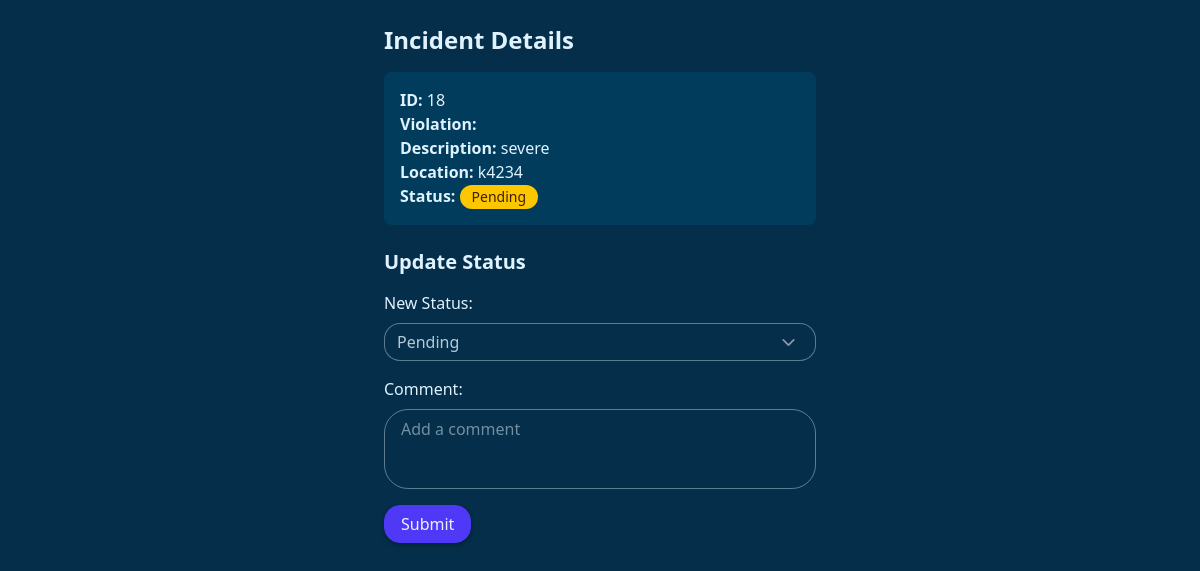
/pages/incident_details.php?id=18 (signed in), run on the app's committed database.
### tables this page shows
CREATE TABLE `incidents` (
  `id` int(11) NOT NULL,
  `passenger_id` int(11) DEFAULT NULL,
  `matatu_id` int(11) DEFAULT NULL,
  `driver_id` int(11) DEFAULT NULL,
  `violation_type` text NOT NULL,
  `description` text NOT NULL,
  `details` text DEFAULT NULL,
  `timestamp` datetime DEFAULT current_timestamp(),
  `status` enum('pending','reviewed','resolved') DEFAULT 'pending',
  `reported_by` int(11) DEFAULT NULL,
  `image_path` varchar(255) DEFAULT NULL,
  `location` varchar(255) NOT NULL
);

### pages/incident_details.php (the view, shortened to what this page needs)
<?php
require '../auth/config.php';
try {
    $incident_id = $_GET['id'];
    $stmt = $pdo->prepare("SELECT * FROM incidents WHERE id = ?");
    $stmt->execute([$incident_id]);
    $incident = $stmt->fetch(PDO::FETCH_ASSOC);
} catch (Exception $e) {
    $error_message = $e->getMessage();
}
?>
<!DOCTYPE html>
<html lang="en">
<head>
    <link rel="stylesheet" href="../src/output.css">
</head>
<body class="bg-base-100 ">
    <div class="container mx-auto w-full sm:w-[30rem] p-6">
        <h2 class="text-2xl font-bold mb-4">Incident Details</h2>
        <?php if (isset($error_message)): ?>
            <div class="alert alert-error"><?= htmlspecialchars($error_message) ?></div>
        <?php else: ?>
            <div class=" p-4 rounded-lg bg-base-200/50">
                <p><strong>ID:</strong> <?= $incident['id'] ?></p>
                <p><strong>Violation:</strong> <?= htmlspecialchars($incident['violation_type']) ?></p>
                <p><strong>Description:</strong> <?= htmlspecialchars($incident['description']) ?></p>
                <p><strong>Location:</strong> <?= htmlspecialchars($incident['location']) ?></p>
                <p>
                    <strong>Status:</strong>
                    <span class="badge
                        <?= $incident['status'] == 'pending' ? 'badge-warning' :
                            ($incident['status'] == 'reviewed' ? 'badge-info' :
                            'badge-success') ?>">
                        <?= ucfirst($incident['status']) ?>
                    </span>
                </p>
            </div>
            <h3 class="text-xl font-semibold mt-6">Update Status</h3>
            <form method="POST" class="mt-4">
                <label class="block mb-2">New Status:</label>
                <select name="status" class="select select-bordered w-full" required>
                    <option value="pending" <?= $incident['status'] === 'pending' ? 'selected' : '' ?>>Pending</option>
                </select>
                <label class="block mt-4 mb-2">Comment:</label>
                <textarea name="comment" class="textarea textarea-bordered w-full" placeholder="Add a comment" required></textarea>
                <button type="submit" class="btn btn-primary mt-4">Submit</button>
            </form>
        <?php endif; ?>
    </div>
</body>
</html>

### data on the page
incidents: id "18", description "severe", location "k4234", status "Pending"
